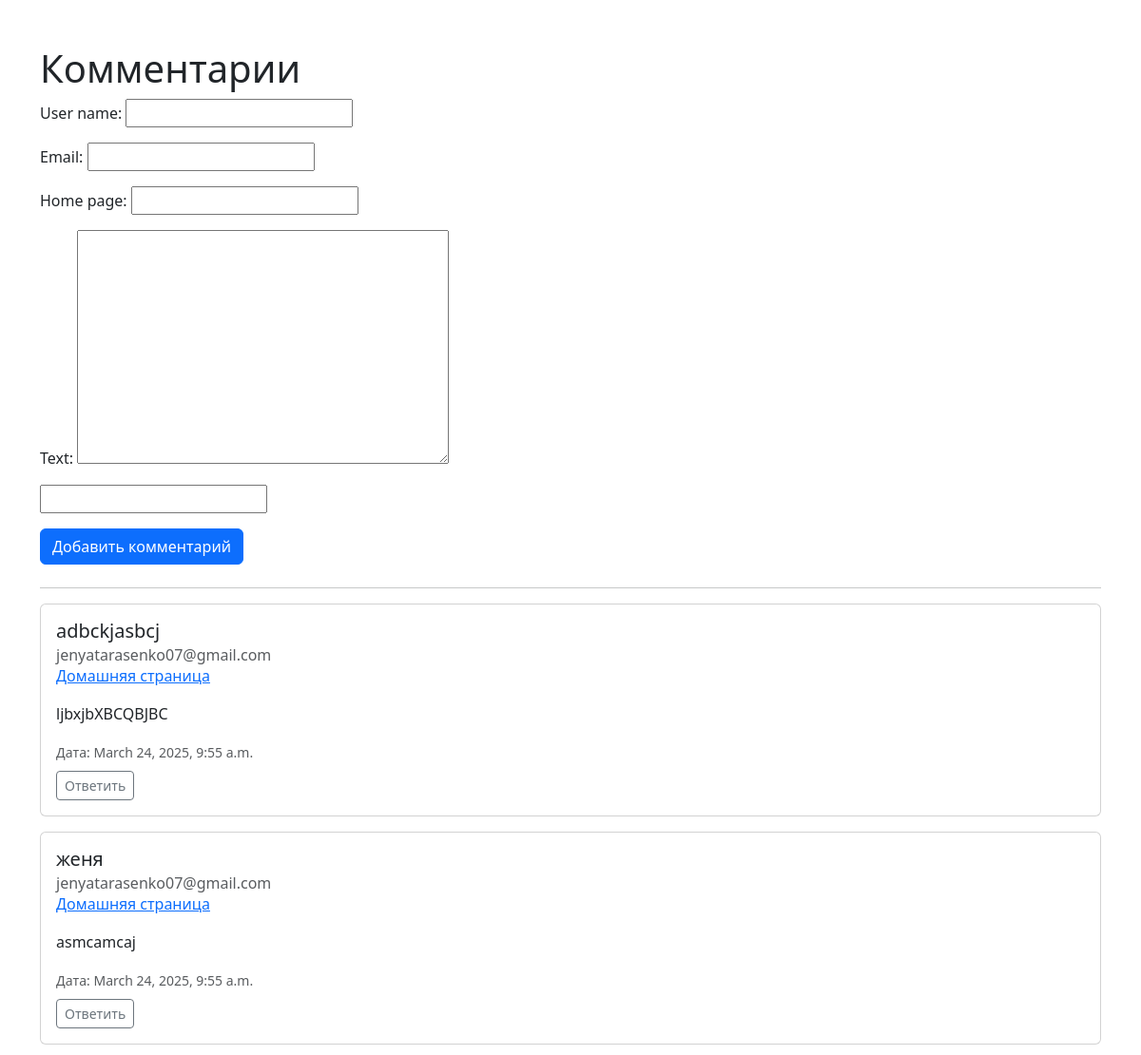
Before: / (upper part) with the older database file.
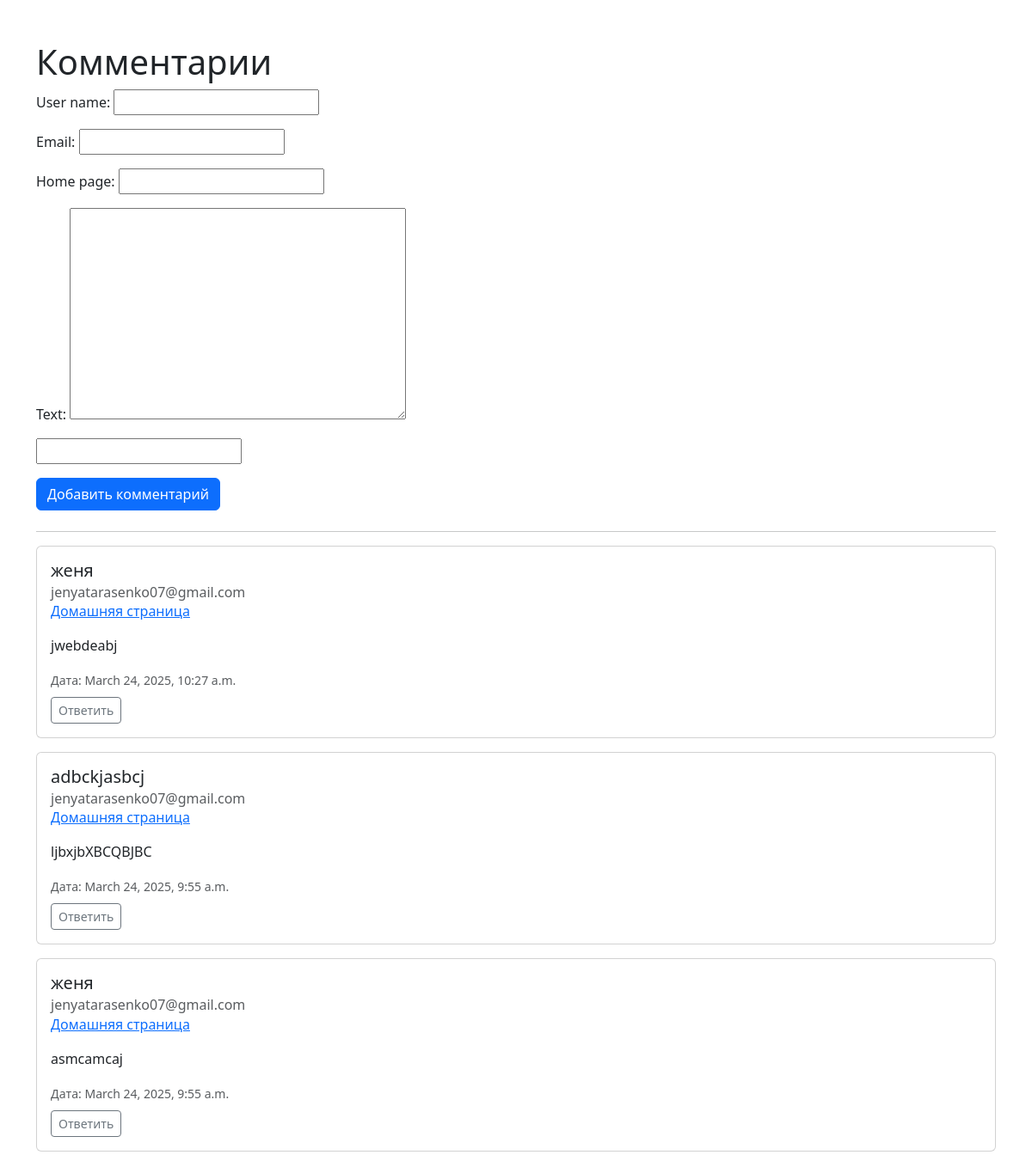
After: the same page with the newer database file.
### comments/models.py (models this page shows, shortened)
class Comment(models.Model):
    user_name = models.CharField(max_length=255)
    email = models.EmailField()
    home_page = models.URLField(blank=True, null=True)
    text = models.TextField()
    created_at = models.DateTimeField(auto_now_add=True)
    parent = models.ForeignKey('self', on_delete=models.CASCADE, null=True, blank=True, related_name='replies')

### comments/views.py (the view)
# urls.py: path('', views.comments_firsrt, name="index"),
def comments_firsrt(request):
    comments = Comment.objects.filter(parent__isnull=True).order_by('-created_at')
    form = CommentForm(request.POST or None)
    if request.method == 'POST' and form.is_valid():
        form.save()
        return redirect('comments:index')
    return render(request, 'index.html', {'comments': comments, 'form': form})

### comments/forms.py
class CommentForm(forms.ModelForm):
    captcha = CaptchaField()
    class Meta:
        model = Comment
        fields = ['user_name', 'email', 'home_page', 'text', 'parent', 'captcha']
        widgets = {
            'parent': forms.HiddenInput()  # Скрытое поле для ответов на комментарии
        }

### comments/templates/index.html (shortened to what this page needs)
<!DOCTYPE html>
<html lang="ru">
<head>
    <link href="https://cdn.jsdelivr.net/npm/bootstrap@5.3.0/dist/css/bootstrap.min.css" rel="stylesheet">
</head>
<body class="container mt-5">
    <h1>Комментарии</h1>
    <form method="post" class="mb-4">
        <div class="mb-3">
            {{ form.user_name.label_tag }} {{ form.user_name }}
        </div>
        <div class="mb-3">
            {{ form.email.label_tag }} {{ form.email }}
        </div>
        <div class="mb-3">
            {{ form.home_page.label_tag }} {{ form.home_page }}
        </div>
        <div class="mb-3">
            {{ form.text.label_tag }} {{ form.text }}
        </div>
        <div class="mb-3">
            {{ form.captcha }}
        </div>
        <button type="submit" class="btn btn-primary">Добавить комментарий</button>
    </form>
    <hr>
    {% for comment in comments %}
        <div class="card mb-3">
            <div class="card-body">
                <h5 class="card-title">{{ comment.user_name }}</h5>
                <h6 class="card-subtitle text-muted">{{ comment.email }}</h6>
                {% if comment.home_page %}
                    <p><a href="{{ comment.home_page }}" target="_blank">Домашняя страница</a></p>
                {% endif %}
                <p class="card-text">{{ comment.text }}</p>
                <small class="text-muted">Дата: {{ comment.created_at }}</small>
                <form method="post" class="mt-2">
                    <button type="submit" class="btn btn-sm btn-outline-secondary">Ответить</button>
                </form>
            </div>
        </div>
    {% empty %}
        <p>Комментариев пока нет.</p>
    {% endfor %}
</body>
</html>

Changed rows visible on the page:
added Comment: user_name "женя", email "jenyatarasenko07@gmail.com", text "jwebdeabj", created_at "March 24, 2025, 10:27 a.m."
